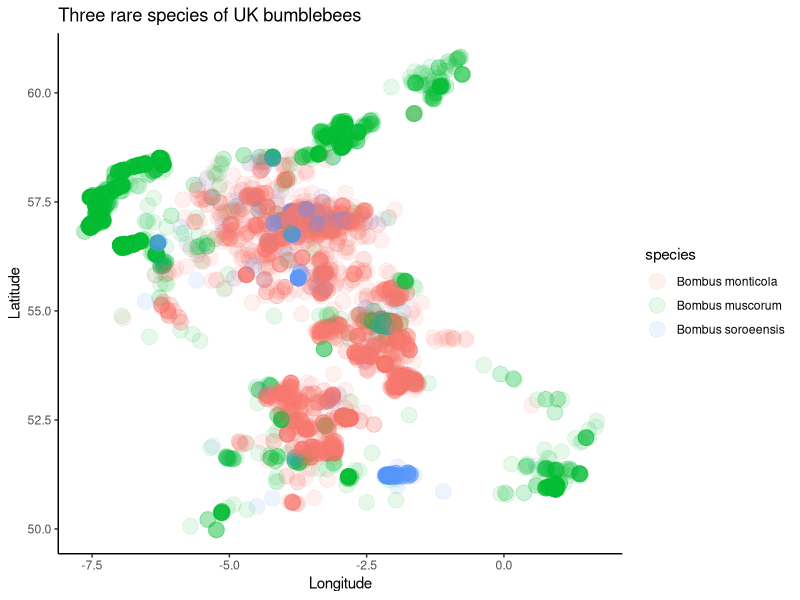
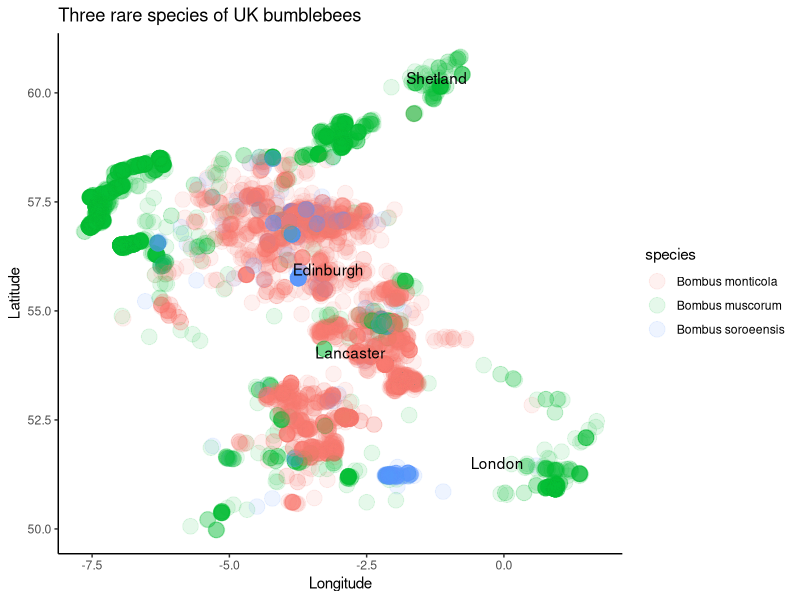
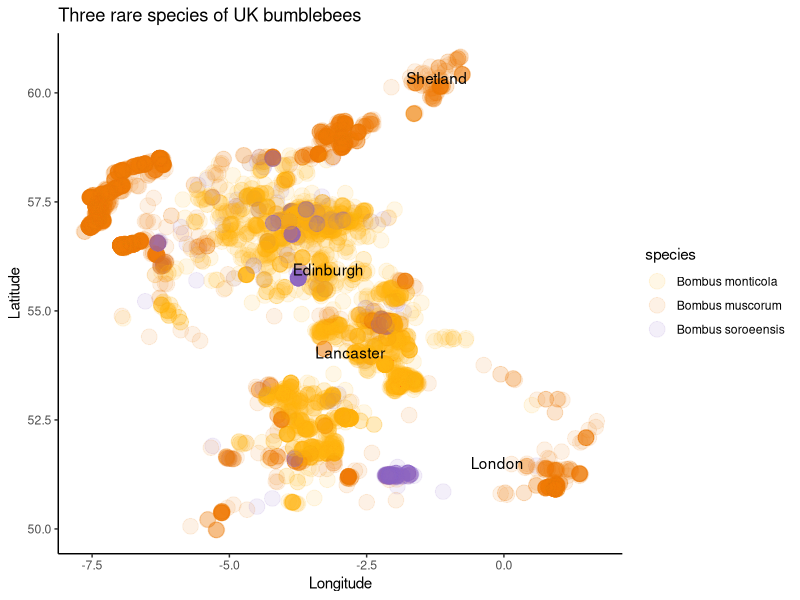
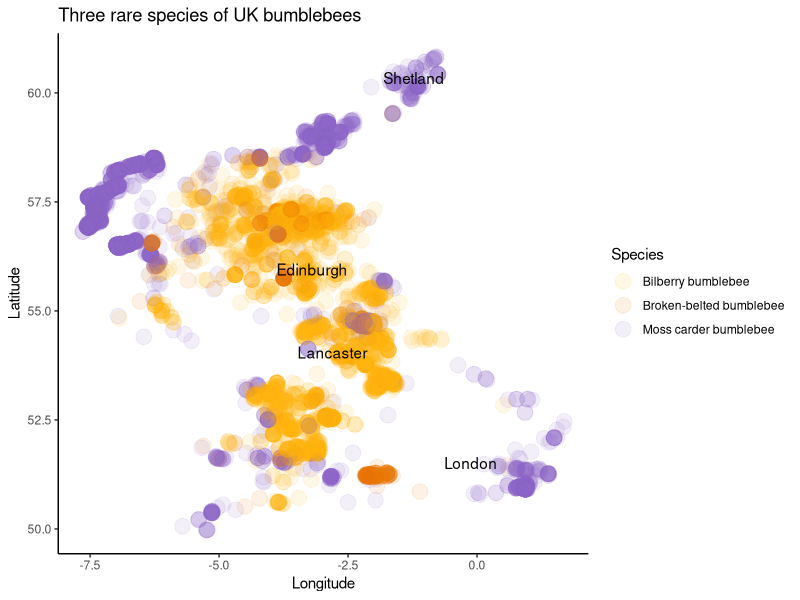
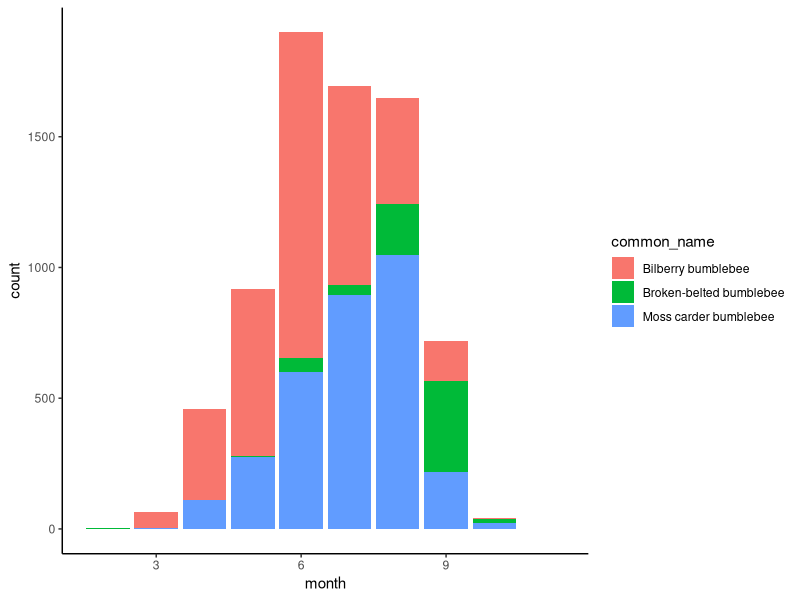
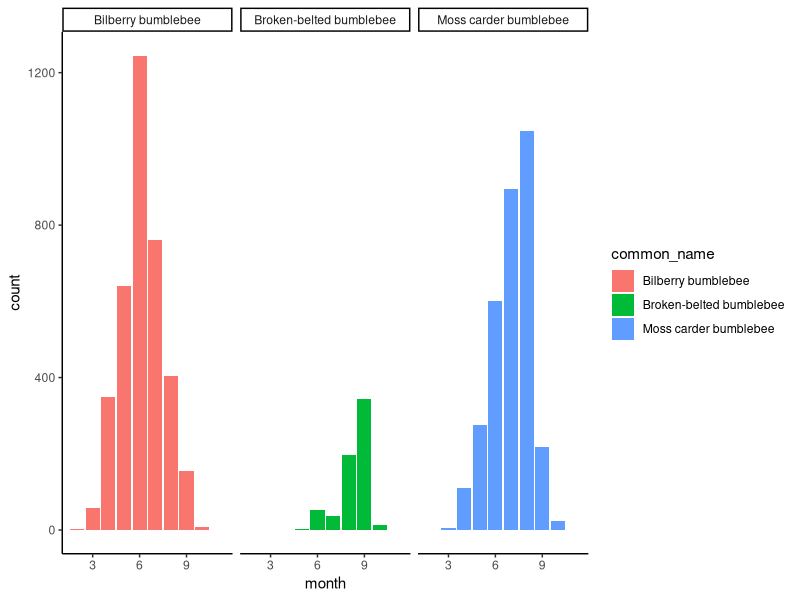
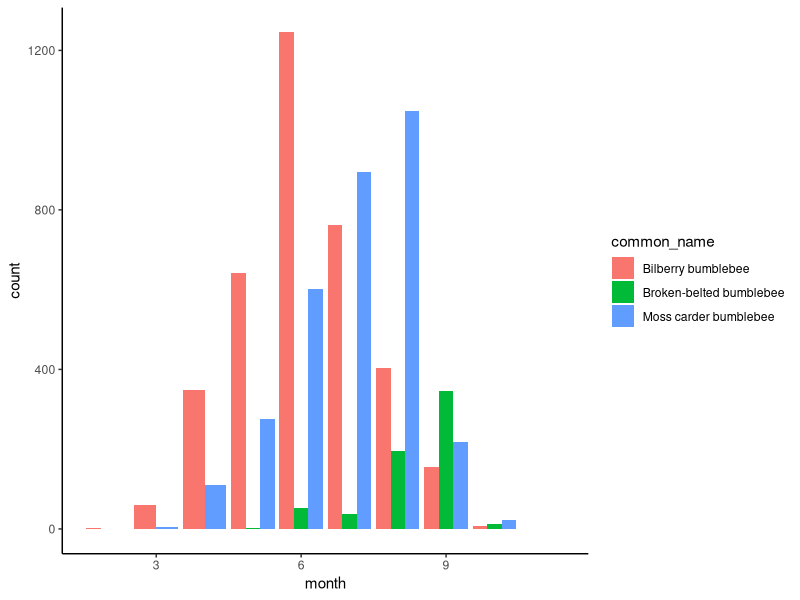
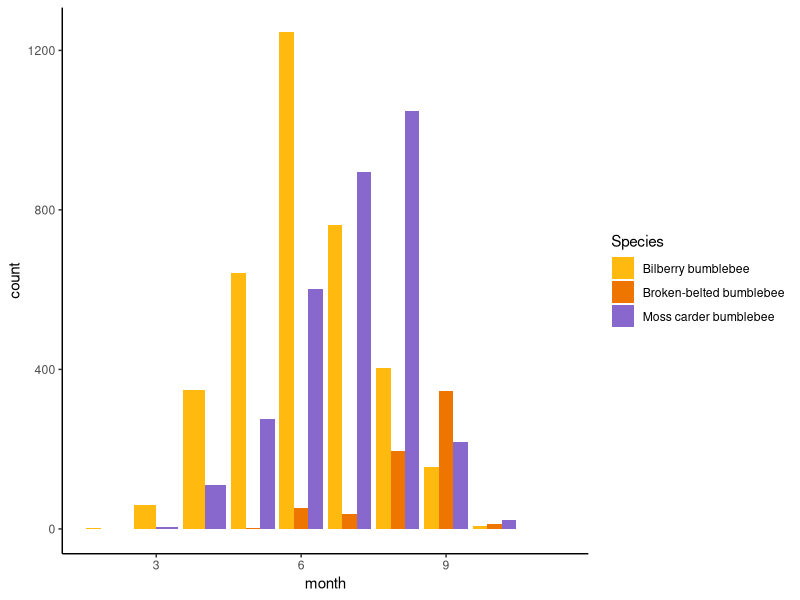

Source code (R) for these figures, in order:
## ---- chunk 1
library(dplyr, quietly = TRUE)
library(tidyr, quietly = TRUE)
library(ggplot2, quietly = TRUE)

data_bee <- read.csv("./data/bee_data_landcover.csv")

data_bee <- data_bee |>
  mutate(common_name = case_match(
    species, 
    "Bombus monticola" ~ "Bilberry bumblebee", 
    "Bombus soroeensis" ~ "Broken-belted bumblebee", 
    "Bombus muscorum" ~ "Moss carder bumblebee"))
## ---- chunk 2
spatial_fig <- data_bee |>
  ggplot(aes(x = decimalLongitude, y = decimalLatitude, colour = species)) +
  geom_point(alpha = 0.1, size = 5) +
  labs(title = "Three rare species of UK bumblebees", x = "Longitude", y = "Latitude") +
  theme_classic()
print(spatial_fig)
## ---- chunk 3
landmarks_df <- data.frame(location = c("Lancaster", "London", "Edinburgh", "Shetland"),
                      lat = c(54.048622, 51.510756, 55.951889, 60.339666),
                      long = c(-2.800306, -0.122915, -3.198884, -1.224915))
## ---- chunk 4
spatial_fig <- data_bee |>
  ggplot(aes(x = decimalLongitude, y = decimalLatitude, colour = species)) +
  geom_point(alpha = 0.1, size = 5) +
  geom_text(data = landmarks_df, aes(x = long, y = lat, label = location), colour = "black") + 
  #scale_colour_manual(colour_vec) + 
  labs(title = "Three rare species of UK bumblebees", x = "Longitude", y = "Latitude") +
  theme_classic()
print(spatial_fig)
## ---- chunk 5
spatial_fig <- data_bee |>
  ggplot(aes(x = decimalLongitude, y = decimalLatitude, colour = species)) +
  geom_point(alpha = 0.1, size = 5) +
  geom_text(data = landmarks_df, aes(x = long, y = lat, label = location), colour = "black") + 
  scale_colour_manual(values = c("darkgoldenrod1", "darkorange2", "mediumpurple3")) + 
  labs(title = "Three rare species of UK bumblebees", x = "Longitude", y = "Latitude") +
  theme_classic()
print(spatial_fig)
## ---- chunk 6
spatial_fig <- data_bee |>
  ggplot(aes(x = decimalLongitude, y = decimalLatitude, colour = common_name)) +
  geom_point(alpha = 0.1, size = 5) +
  geom_text(data = landmarks_df, aes(x = long, y = lat, label = location), colour = "black") + 
  scale_colour_manual(values = c("darkgoldenrod1", "darkorange2", "mediumpurple3")) + 
  labs(title = "Three rare species of UK bumblebees", x = "Longitude", y = "Latitude", colour = "Species") +
  theme_classic()
print(spatial_fig)
## ---- chunk 7
library(dplyr, quietly = TRUE)
library(tidyr, quietly = TRUE)
library(ggplot2, quietly = TRUE)

data_bee <- read.csv("./data/bee_data_landcover.csv")

data_bee <- data_bee |>
  mutate(common_name = case_match(
    species, 
    "Bombus monticola" ~ "Bilberry bumblebee", 
    "Bombus soroeensis" ~ "Broken-belted bumblebee", 
    "Bombus muscorum" ~ "Moss carder bumblebee"))

bee_month_table <- data_bee |>
  group_by(common_name, month) |>
  summarise(count = length(gbifID)) |>
  ungroup()

## ---- chunk 8
month_fig <- bee_month_table |>
  ggplot(aes(x = month, y = count, fill = common_name)) +
  geom_col() +
  theme_classic()
print(month_fig)
## ---- chunk 9
month_fig <- bee_month_table |>
  ggplot(aes(x = month, y = count, fill = common_name)) +
  geom_col() +
  theme_classic() +
  facet_wrap(vars(common_name))
print(month_fig)
## ---- chunk 10
month_fig <- bee_month_table |>
  ggplot(aes(x = month, y = count, fill = common_name)) +
  geom_col(position = "dodge") +
  theme_classic()
print(month_fig)

## ---- chunk 11
month_fig <- bee_month_table |>
  ggplot(aes(x = month, y = count, fill = common_name)) +
  geom_col(position = "dodge") +
  scale_fill_manual(values = c("darkgoldenrod1", "darkorange2", "mediumpurple3")) + 
  labs(fill = "Species") + 
  theme_classic()
print(month_fig)

## ---- chunk 12
library(dplyr, quietly = TRUE)
library(tidyr, quietly = TRUE)
library(ggplot2, quietly = TRUE)
library(patchwork, quietly = TRUE)

data_bee <- read.csv("./data/bee_data_landcover.csv")

data_bee <- data_bee |>
  mutate(common_name = case_match(
    species, 
    "Bombus monticola" ~ "Bilberry bumblebee", 
    "Bombus soroeensis" ~ "Broken-belted bumblebee", 
    "Bombus muscorum" ~ "Moss carder bumblebee"))

landmarks_df <- data.frame(location = c("Lancaster", "London", "Edinburgh", "Shetland"),
                      lat = c(54.048622, 51.510756, 55.951889, 60.339666),
                      long = c(-2.800306, -0.122915, -3.198884, -1.224915))

bee_month_table <- data_bee |>
  group_by(common_name, month) |>
  summarise(count = length(gbifID)) |>
  ungroup()

bee_month_table <- na.omit(bee_month_table)

bee_lc_table <- data_bee |>
  filter(LandCoverConfidence >= 0.5) |>
  group_by(common_name, LandCoverType) |>
  summarise(count = length(gbifID)) |>
  ungroup()

month_fig <- bee_month_table |>
  ggplot(aes(x = month, y = count, fill = common_name)) +
  geom_col(position = "dodge") +
  scale_fill_manual(values = c("darkgoldenrod1", "darkorange2", "mediumpurple3")) + 
  labs(fill = "Species") + 
  theme_classic()

spatial_fig <- data_bee |>
  ggplot(aes(x = decimalLongitude, y = decimalLatitude, colour = common_name)) +
  geom_point(alpha = 0.1, size = 5) +
  geom_text(data = landmarks_df, aes(x = long, y = lat, label = location), colour = "black") + 
  scale_colour_manual(values = c("darkgoldenrod1", "darkorange2", "mediumpurple3")) + 
  labs(title = "Three rare species of UK bumblebees", x = "Longitude", y = "Latitude") +
  theme_classic() +
  theme(legend.position = "None")

## ---- chunk 13
lc_fig <- bee_lc_table |>
  ggplot(aes(x = LandCoverType, y = count, fill = common_name)) +
  geom_col() +
  theme_classic()
print(lc_fig)
## ---- chunk 14
lc_fig <- bee_lc_table |>
  ggplot(aes(x = LandCoverType, y = count, fill = common_name)) +
  geom_col() +
  theme_classic() +
  theme(axis.text.x = element_text(angle = 90))
print(lc_fig)
## ---- chunk 15
lc_fig <- bee_lc_table |>
  ggplot(aes(x = LandCoverType, y = count, fill = common_name)) +
  geom_col() +
  scale_fill_manual(values = c("darkgoldenrod1", "darkorange2", "mediumpurple3")) +
  theme_classic() +
  labs(fill = "Species") +
  theme(axis.text.x = element_text(angle = 90, vjust = 0.3))
print(lc_fig)
## ---- chunk 16
(spatial_fig | (month_fig / lc_fig)) + plot_layout(guides = "collect") 
